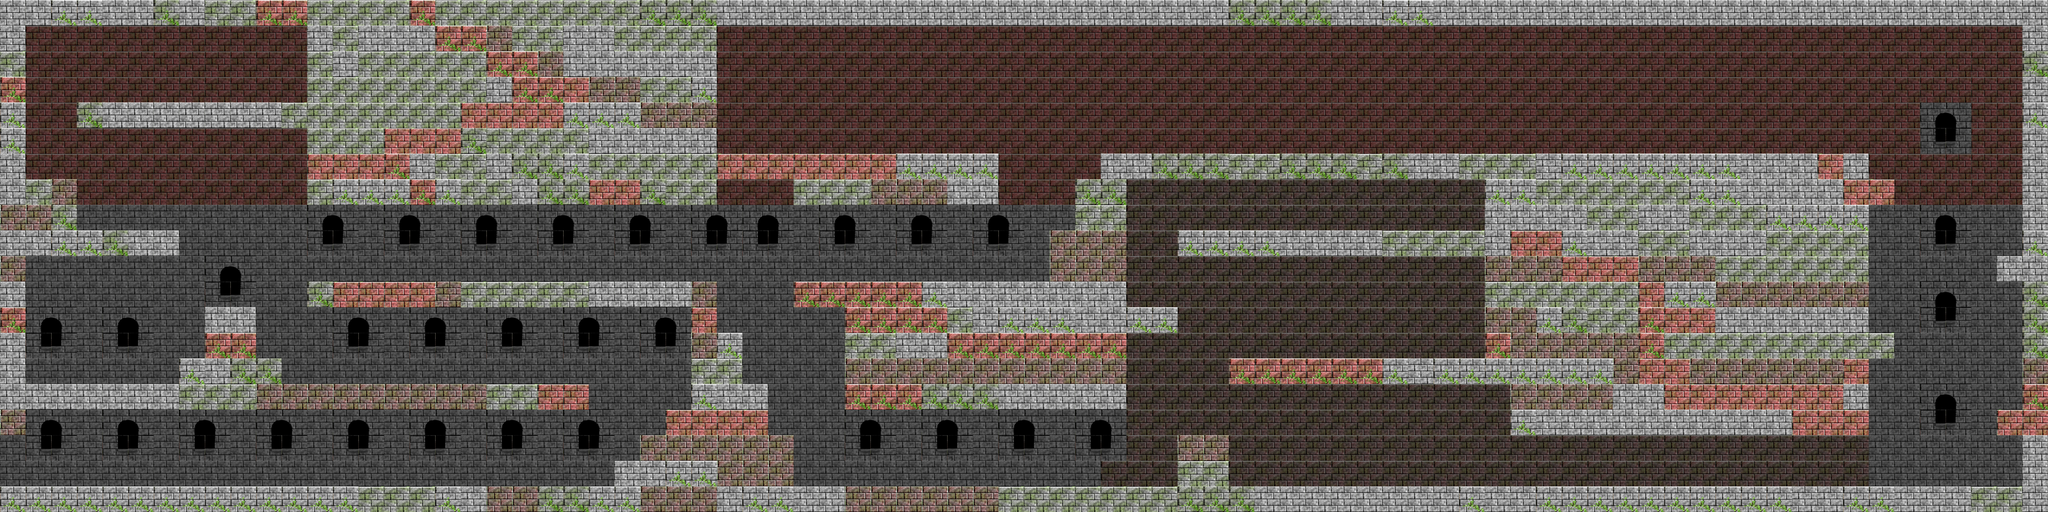

Tiled map render using the project's own tile images. Description and the map definition, with tile-layer contents summarised, below:
An orthogonal 80x20 tile map with 128x128 px tiles, 2 tile layers (background, walls), 2 tilesets and 99 objects (78x coin, 20x orc, player_spawn).

<map version="1.0" orientation="orthogonal" renderorder="right-down" width="80" height="20" tilewidth="128" tileheight="128" nextobjectid="103">
 <tileset firstgid="1" source="background.tsx" />
 <tileset firstgid="17" source="walls.tsx" />
 <layer name="background" width="80" height="20">
  <data>[1600 cells, 1600 non-empty, 7 distinct tile ids]</data>
 </layer>
 <layer name="walls" width="80" height="20">
  <properties>
   <property name="IsWallsLayer" type="bool" value="true" />
  </properties>
  <data>[1600 cells, 692 non-empty, 7 distinct tile ids]</data>
 </layer>
 <objectgroup name="objects">
  <properties>
   <property name="IsObjectsLayer" type="bool" value="true" />
  </properties>
  <object id="3" name="player_spawn" type="player_spawn" x="303.03" y="2192.42" width="84.8485" height="69.697" />
  <object id="4" name="coin" type="coin" x="657.97" y="2147.88" width="78" height="80">
   <ellipse />
  </object>
  <object id="5" name="coin" type="coin" x="1000.39" y="2156.97" width="78" height="80">
   <ellipse />
  </object>
  <object id="6" name="coin" type="coin" x="1345.85" y="2163.03" width="78" height="80">
   <ellipse />
  </object>
  <object id="7" name="coin" type="coin" x="1727.67" y="2141.82" width="78" height="80">
   <ellipse />
  </object>
  <object id="8" name="coin" type="coin" x="2145.85" y="2114.55" width="78" height="80">
   <ellipse />
  </object>
  <object id="9" name="coin" type="coin" x="2500.39" y="2117.58" width="78" height="80">
   <ellipse />
  </object>
  <object id="10" name="coin" type="coin" x="2888.27" y="2129.7" width="78" height="80">
   <ellipse />
  </object>
  <object id="11" name="coin" type="coin" x="3273.12" y="1617.58" width="78" height="80">
   <ellipse />
  </object>
  <object id="12" name="coin" type="coin" x="2876.15" y="1623.64" width="78" height="80">
   <ellipse />
  </object>
  <object id="13" name="coin" type="coin" x="2500.39" y="1629.7" width="78" height="80">
   <ellipse />
  </object>
  <object id="14" name="coin" type="coin" x="2124.64" y="1617.58" width="78" height="80">
   <ellipse />
  </object>
  <object id="15" name="coin" type="coin" x="1736.76" y="1638.79" width="78" height="80">
   <ellipse />
  </object>
  <object id="16" name="coin" type="coin" x="1115.55" y="1366.06" width="78" height="80">
   <ellipse />
  </object>
  <object id="17" name="coin" type="coin" x="591.303" y="1608.48" width="78" height="80">
   <ellipse />
  </object>
  <object id="18" name="coin" type="coin" x="1627.67" y="1120.61" width="78" height="80">
   <ellipse />
  </object>
  <object id="19" name="coin" type="coin" x="1994.33" y="1102.42" width="78" height="80">
   <ellipse />
  </object>
  <object id="20" name="coin" type="coin" x="2403.42" y="1096.36" width="78" height="80">
   <ellipse />
  </object>
  <object id="21" name="coin" type="coin" x="3151.91" y="1090.3" width="78" height="80">
   <ellipse />
  </object>
  <object id="22" name="coin" type="coin" x="3542.82" y="1093.33" width="78" height="80">
   <ellipse />
  </object>
  <object id="23" name="coin" type="coin" x="3800.39" y="1111.52" width="78" height="80">
   <ellipse />
  </object>
  <object id="24" name="coin" type="coin" x="4179.18" y="1102.42" width="78" height="80">
   <ellipse />
  </object>
  <object id="25" name="coin" type="coin" x="4594.33" y="1120.61" width="78" height="80">
   <ellipse />
  </object>
  <object id="26" name="coin" type="coin" x="4942.82" y="1099.39" width="78" height="80">
   <ellipse />
  </object>
  <object id="27" name="coin" type="coin" x="4309.48" y="2135.76" width="78" height="80">
   <ellipse />
  </object>
  <object id="28" name="coin" type="coin" x="4709.48" y="2126.67" width="78" height="80">
   <ellipse />
  </object>
  <object id="29" name="coin" type="coin" x="5088.27" y="2135.76" width="78" height="80">
   <ellipse />
  </object>
  <object id="30" name="coin" type="coin" x="5461" y="2123.64" width="78" height="80">
   <ellipse />
  </object>
  <object id="31" name="coin" type="coin" x="145.848" y="714.545" width="78" height="80">
   <ellipse />
  </object>
  <object id="32" name="coin" type="coin" x="303.424" y="738.788" width="78" height="80">
   <ellipse />
  </object>
  <object id="33" name="coin" type="coin" x="1367.06" y="196.364" width="78" height="80">
   <ellipse />
  </object>
  <object id="34" name="coin" type="coin" x="1351.91" y="356.97" width="78" height="80">
   <ellipse />
  </object>
  <object id="35" name="coin" type="coin" x="1173.12" y="375.152" width="78" height="80">
   <ellipse />
  </object>
  <object id="36" name="coin" type="coin" x="1167.06" y="184.242" width="78" height="80">
   <ellipse />
  </object>
  <object id="37" name="coin" type="coin" x="224.636" y="1641.82" width="78" height="80">
   <ellipse />
  </object>
  <object id="38" name="coin" type="coin" x="7264.03" y="972.121" width="78" height="80">
   <ellipse />
  </object>
  <object id="39" name="coin" type="coin" x="7091.3" y="953.939" width="78" height="80">
   <ellipse />
  </object>
  <object id="40" name="coin" type="coin" x="6873.12" y="956.97" width="78" height="80">
   <ellipse />
  </object>
  <object id="41" name="coin" type="coin" x="6697.36" y="987.273" width="78" height="80">
   <ellipse />
  </object>
  <object id="42" name="coin" type="coin" x="6515.55" y="981.212" width="78" height="80">
   <ellipse />
  </object>
  <object id="43" name="coin" type="coin" x="7276.15" y="1347.88" width="78" height="80">
   <ellipse />
  </object>
  <object id="44" name="coin" type="coin" x="7273.12" y="1514.55" width="78" height="80">
   <ellipse />
  </object>
  <object id="45" name="coin" type="coin" x="7276.15" y="1663.03" width="78" height="80">
   <ellipse />
  </object>
  <object id="46" name="coin" type="coin" x="7133.73" y="1690.3" width="78" height="80">
   <ellipse />
  </object>
  <object id="47" name="coin" type="coin" x="7121.61" y="1523.64" width="78" height="80">
   <ellipse />
  </object>
  <object id="48" name="coin" type="coin" x="7106.45" y="1335.76" width="78" height="80">
   <ellipse />
  </object>
  <object id="49" name="coin" type="coin" x="6957.97" y="1314.55" width="78" height="80">
   <ellipse />
  </object>
  <object id="50" name="coin" type="coin" x="6982.21" y="1499.39" width="78" height="80">
   <ellipse />
  </object>
  <object id="51" name="coin" type="coin" x="6970.09" y="1681.21" width="78" height="80">
   <ellipse />
  </object>
  <object id="52" name="coin" type="coin" x="6773.12" y="2275.15" width="78" height="80">
   <ellipse />
  </object>
  <object id="53" name="coin" type="coin" x="6942.82" y="2275.15" width="78" height="80">
   <ellipse />
  </object>
  <object id="54" name="coin" type="coin" x="7191.3" y="2323.64" width="78" height="80">
   <ellipse />
  </object>
  <object id="55" name="coin" type="coin" x="7154.94" y="2108.48" width="78" height="80">
   <ellipse />
  </object>
  <object id="56" name="coin" type="coin" x="7033.73" y="2047.88" width="78" height="80">
   <ellipse />
  </object>
  <object id="57" name="coin" type="coin" x="6782.21" y="2041.82" width="78" height="80">
   <ellipse />
  </object>
  <object id="58" name="coin" type="coin" x="9030.7" y="2256.97" width="78" height="80">
   <ellipse />
  </object>
  <object id="59" name="coin" type="coin" x="8654.94" y="2244.85" width="78" height="80">
   <ellipse />
  </object>
  <object id="60" name="coin" type="coin" x="8157.97" y="2263.03" width="78" height="80">
   <ellipse />
  </object>
  </objectgroup>
</map>
<!-- 41 of 99 objects omitted -->